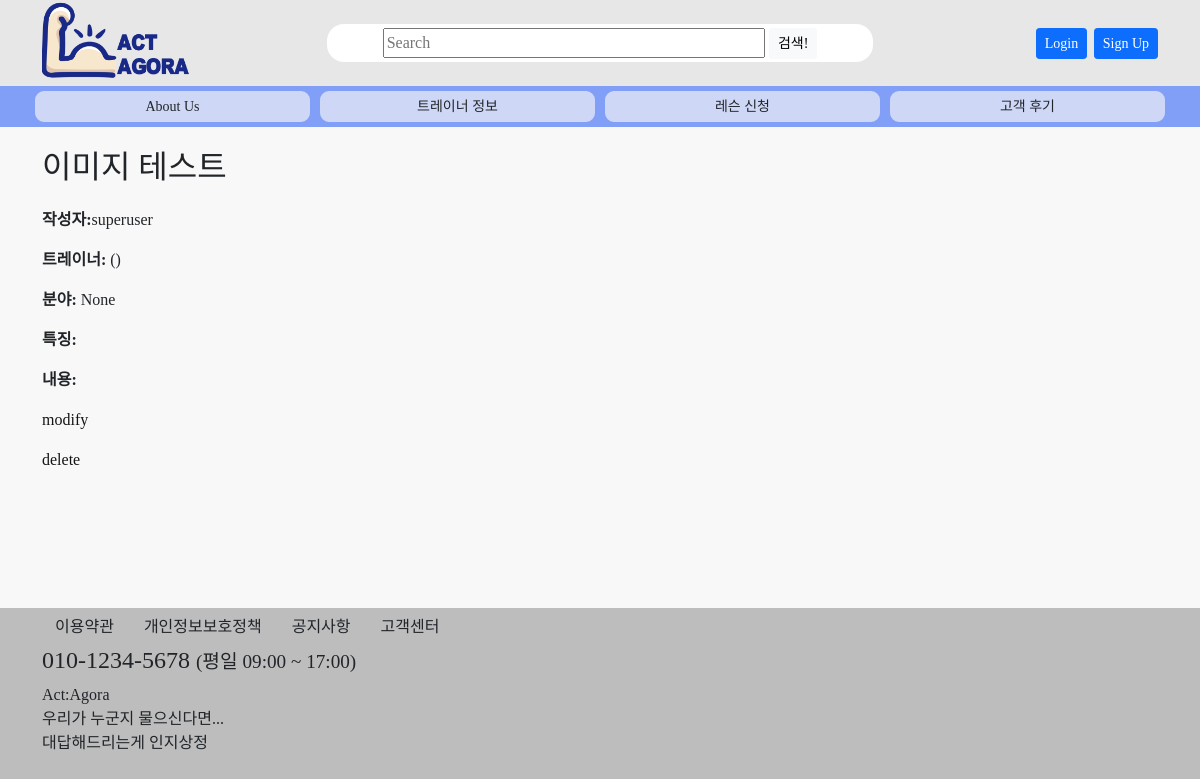
The page /review/33 on the database its author committed.
### review/models.py (models this page shows, shortened)
class Review(models.Model):
    writer = models.ForeignKey(settings.AUTH_USER_MODEL, null=True, blank=True, on_delete=models.SET_NULL, verbose_name='작성자')
    trainer = models.ForeignKey(Trainer, null=True, blank=True, on_delete=models.SET_NULL, verbose_name='트레이너')
    date = models.DateTimeField(auto_now_add=True, blank=False, verbose_name='작성일')
    genretext = models.CharField(max_length=200, null=True, blank=True)
    genre = models.ManyToManyField(Genre, blank=True, verbose_name='장르')
    tagtext = models.CharField(max_length=200, null=True, blank=True)
    hashtag = models.ManyToManyField(Hashtag, blank=True)
    title = models.CharField(max_length=100, null=True)
    content = models.TextField(null=True, blank=True)
    class Meta:
        db_table = '리뷰'
        verbose_name = '리뷰'
        verbose_name_plural = '리뷰'

### accounts/models.py (models this page shows)
class User(AbstractBaseUser, PermissionsMixin):
    objects = UserManager()
    user_id = models.CharField(max_length=17, verbose_name="아이디", unique=True)
    password = models.CharField(max_length=256, verbose_name="비밀번호")
    email = models.EmailField(max_length=128, verbose_name="이메일", null=True, unique=True)
    hp = models.IntegerField(verbose_name="핸드폰번호", null=True, unique=True)
    name = models.CharField(max_length=8, verbose_name="이름", null=True)
    level = models.CharField(choices=LEVEL_CHOICES, max_length=18, verbose_name="등급", default=3)
    auth = models.CharField(max_length=10, verbose_name="인증번호", null=True)
    date_joined = models.DateTimeField(auto_now_add=True, verbose_name='가입일', null=True, blank=True)
    is_active = models.BooleanField(default=True)
    is_admin = models.BooleanField(default=False)
    is_staff = models.BooleanField(default=False)
    is_superuser = models.BooleanField(default=False)
    USERNAME_FIELD = 'user_id'
    REQUIRED_FIELDS = ['email']
    def __str__(self):
        return self.user_id
    class Meta:
        db_table = "회원목록"
        verbose_name = "사용자"
        verbose_name_plural = "사용자"

### trainer/models.py (models this page shows)
class Genre(models.Model):
    name = models.CharField(max_length=200, help_text='Enter a class genre (e.g. PT, yoga, pilates')
    def __str__(self):
        return self.name

### review/views.py (the view)
# urls.py: path('review/<int:pk>', views.review_detail_view, name='review-detail'),
def review_detail_view(request, pk):
    review = get_object_or_404(Review, pk=pk)
    if request.user == review.writer:
        review_auth = True
    else:
        review_auth = False
    context = {
        'review': review,
        'review_auth': review_auth,
    }
    return render(request, 'review/review_detail.html', context)

### templates/review/review_detail.html (shortened to what this page needs)
{% extends 'base.html' %}
{% block contents %}
<h1>{{ review.title }}</h1>
<p><strong>작성자:</strong>{{ review.writer }}</p>
<p><strong>트레이너:</strong>{{ review.trainer.name }} ({{ review.trainer.writer }})</p>
<p><strong>분야: </strong>{% for genre in review.genre.all %}{{ genre }}{% if not forloop.last %}, {% endif %}{% endfor %}</p>
<p><strong>특징:</strong>{% for tag in review.hashtag.all %}#{{ tag }}{% if not forloop.last %}, {% endif %}{% endfor %}</p>
<p><strong>내용: </strong></p>
<p><a href="{% url 'review:review-update' review.id %}">modify</a></p>
<p><a href="{% url 'review:review-delete' review.id %}">delete</a></p>
{% endblock %}

### static/css/styles.css (style rules this page uses)
body { font-family: NotoSansKR; background-color: #BDBDBD; }
a:link { text-decoration: none; color: #151515; }

### rows shown on the page
Review: title "이미지 테스트", writer "superuser"
Genre: name "None"
